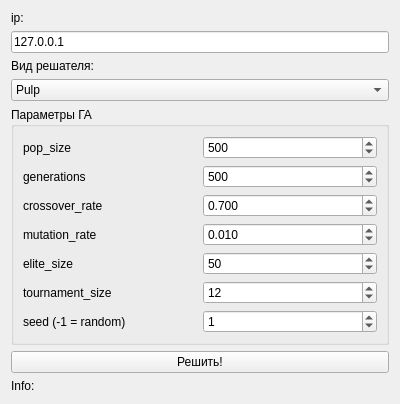
<?xml version="1.0" encoding="UTF-8"?>
<ui version="4.0">
 <class>Reshator</class>
 <widget class="QWidget" name="Reshator">
  <property name="geometry">
   <rect>
    <x>0</x>
    <y>0</y>
    <width>400</width>
    <height>300</height>
   </rect>
  </property>
  <property name="windowTitle">
   <string>Form</string>
  </property>
  <layout class="QGridLayout" name="gridLayout">
   <item row="1" column="0">
    <widget class="QLineEdit" name="edit_ip">
     <property name="text">
      <string>127.0.0.1</string>
     </property>
    </widget>
   </item>
   <item row="4" column="0">
    <widget class="QComboBox" name="comboBox">
     <item>
      <property name="text">
       <string>Pulp</string>
      </property>
     </item>
     <item>
      <property name="text">
       <string>Генетические алгоритмы</string>
      </property>
     </item>
    </widget>
   </item>
   <item row="6" column="0">
    <widget class="QGroupBox" name="group_ga_params">
     <property name="title">
      <string>Параметры ГА</string>
     </property>
     <layout class="QGridLayout" name="gridLayout_ga">
      <item row="0" column="0">
       <widget class="QLabel" name="label_pop">
        <property name="text">
         <string>pop_size</string>
        </property>
       </widget>
      </item>
      <item row="0" column="1">
       <widget class="QSpinBox" name="spin_pop_size">
        <property name="minimum">
         <number>2</number>
        </property>
        <property name="maximum">
         <number>100000</number>
        </property>
        <property name="value">
         <number>500</number>
        </property>
       </widget>
      </item>
      <item row="1" column="0">
       <widget class="QLabel" name="label_gen">
        <property name="text">
         <string>generations</string>
        </property>
       </widget>
      </item>
      <item row="1" column="1">
       <widget class="QSpinBox" name="spin_generations">
        <property name="minimum">
         <number>1</number>
        </property>
        <property name="maximum">
         <number>1000000</number>
        </property>
        <property name="value">
         <number>500</number>
        </property>
       </widget>
      </item>
      <item row="2" column="0">
       <widget class="QLabel" name="label_cross">
        <property name="text">
         <string>crossover_rate</string>
        </property>
       </widget>
      </item>
      <item row="2" column="1">
       <widget class="QDoubleSpinBox" name="dspin_crossover">
        <property name="decimals">
         <number>3</number>
        </property>
        <property name="minimum">
         <double>0.000000000000000</double>
        </property>
        <property name="maximum">
         <double>1.000000000000000</double>
        </property>
        <property name="singleStep">
         <double>0.010000000000000</double>
        </property>
        <property name="value">
         <double>0.700000000000000</double>
        </property>
       </widget>
      </item>
      <item row="3" column="0">
       <widget class="QLabel" name="label_mut">
        <property name="text">
         <string>mutation_rate</string>
        </property>
       </widget>
      </item>
      <item row="3" column="1">
       <widget class="QDoubleSpinBox" name="dspin_mutation">
        <property name="decimals">
         <number>3</number>
        </property>
        <property name="minimum">
         <double>0.000000000000000</double>
        </property>
        <property name="maximum">
         <double>1.000000000000000</double>
        </property>
        <property name="singleStep">
         <double>0.001000000000000</double>
        </property>
        <property name="value">
         <double>0.010000000000000</double>
        </property>
       </widget>
      </item>
      <item row="4" column="0">
       <widget class="QLabel" name="label_elite">
        <property name="text">
         <string>elite_size</string>
        </property>
       </widget>
      </item>
      <item row="4" column="1">
       <widget class="QSpinBox" name="spin_elite">
        <property name="minimum">
         <number>0</number>
        </property>
        <property name="maximum">
         <number>100000</number>
        </property>
        <property name="value">
         <number>50</number>
        </property>
       </widget>
      </item>
      <item row="5" column="0">
       <widget class="QLabel" name="label_tourn">
        <property name="text">
         <string>tournament_size</string>
        </property>
       </widget>
      </item>
      <item row="5" column="1">
       <widget class="QSpinBox" name="spin_tournament">
        <property name="minimum">
         <number>2</number>
        </property>
        <property name="maximum">
         <number>1000</number>
        </property>
        <property name="value">
         <number>12</number>
        </property>
       </widget>
      </item>
      <item row="6" column="0">
       <widget class="QLabel" name="label_seed">
        <property name="text">
         <string>seed (-1 = random)</string>
        </property>
       </widget>
      </item>
      <item row="6" column="1">
       <widget class="QSpinBox" name="spin_seed">
        <property name="minimum">
         <number>-1</number>
        </property>
        <property name="maximum">
         <number>2147483647</number>
        </property>
        <property name="value">
         <number>1</number>
        </property>
       </widget>
      </item>
     </layout>
    </widget>
   </item>
   <item row="2" column="0">
    <spacer name="verticalSpacer">
     <property name="orientation">
      <enum>Qt::Orientation::Vertical</enum>
     </property>
     <property name="sizeHint" stdset="0">
      <size>
       <width>20</width>
       <height>40</height>
      </size>
     </property>
    </spacer>
   </item>
   <item row="0" column="0">
    <widget class="QLabel" name="label_2">
     <property name="text">
      <string>ip:</string>
     </property>
    </widget>
   </item>
   <item row="7" column="0">
    <widget class="QPushButton" name="but_send">
     <property name="text">
      <string>Решить!</string>
     </property>
    </widget>
   </item>
   <item row="8" column="0">
    <widget class="QLabel" name="lab_info">
     <property name="text">
      <string>Info:</string>
     </property>
    </widget>
   </item>
   <item row="3" column="0">
    <widget class="QLabel" name="label">
     <property name="sizePolicy">
      <sizepolicy hsizetype="Preferred" vsizetype="Fixed">
       <horstretch>0</horstretch>
       <verstretch>0</verstretch>
      </sizepolicy>
     </property>
     <property name="text">
      <string>Вид решателя:</string>
     </property>
    </widget>
   </item>
   <item row="9" column="0">
    <spacer name="verticalSpacer_2">
     <property name="orientation">
      <enum>Qt::Orientation::Vertical</enum>
     </property>
     <property name="sizeHint" stdset="0">
      <size>
       <width>20</width>
       <height>40</height>
      </size>
     </property>
    </spacer>
   </item>
  </layout>
 </widget>
 <resources/>
 <connections/>
</ui>
